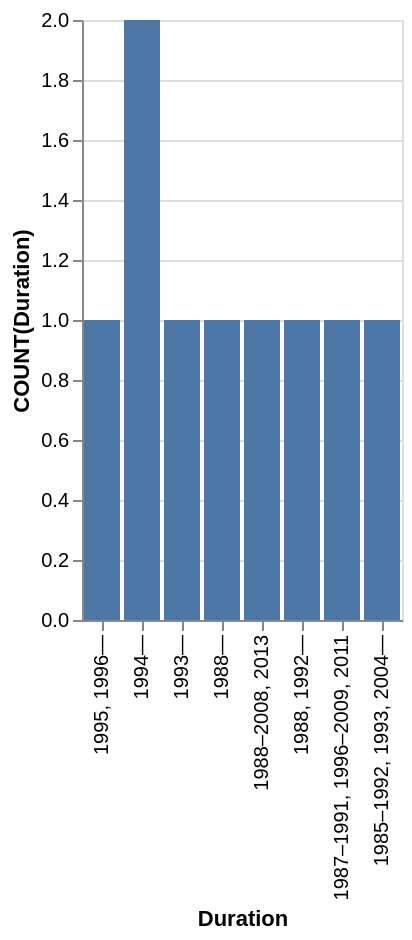

Specify this chart in Vega-Lite:
### Vega-Lite specification from a JSON file in a GitHub repository (floating-point values rounded to 4 significant figures)
{"data": {"values": [{"x_data": "1995, 1996—", "y_data": 1}, {"x_data": "1994—", "y_data": 2}, {"x_data": "1993—", "y_data": 1}, {"x_data": "1988—", "y_data": 1}, {"x_data": "1988–2008, 2013", "y_data": 1}, {"x_data": "1988, 1992—", "y_data": 1}, {"x_data": "1987–1991, 1996–2009, 2011", "y_data": 1}, {"x_data": "1985–1992, 1993, 2004—", "y_data": 1}]}, "mark": "bar", "encoding": {"x": {"field": "x_data", "type": "nominal", "title": "Duration", "sort": "descending"}, "y": {"field": "y_data", "type": "quantitative", "title": "COUNT(Duration)"}}}
